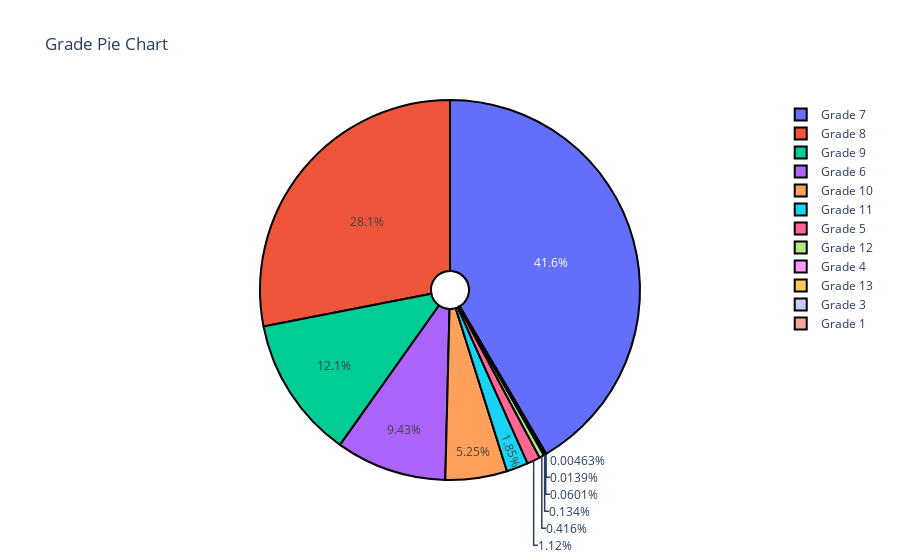

Notebook source saved alongside this figure:
### Code cell
p1 = [go.Pie(labels = gradeframe.index,values = gradeframe.House_Grade,hoverinfo="percent+label+value",hole=0.1,marker=dict(line=dict(color="#000000",width=2)))]
layout4 = go.Layout(title="Grade Pie Chart")
fig4 = go.Figure(data=p1,layout=layout4)
iplot(fig4)

### Figure 1 — Plotly figure (JSON) as saved in the notebook; plotly's stock layout.template omitted (floating-point values rounded to 4 significant figures)
{"data": [{"hole": 0.1, "hoverinfo": "percent+label+value", "labels": ["Grade 7", "Grade 8", "Grade 9", "Grade 6", "Grade 10", "Grade 11", "Grade 5", "Grade 12", "Grade 4", "Grade 13", "Grade 3", "Grade 1"], "marker": {"line": {"color": "#000000", "width": 2}}, "type": "pie", "values": [8981, 6068, 2615, 2038, 1134, 399, 242, 90, 29, 13, 3, 1]}], "layout": {"title": {"text": "Grade Pie Chart"}}}
